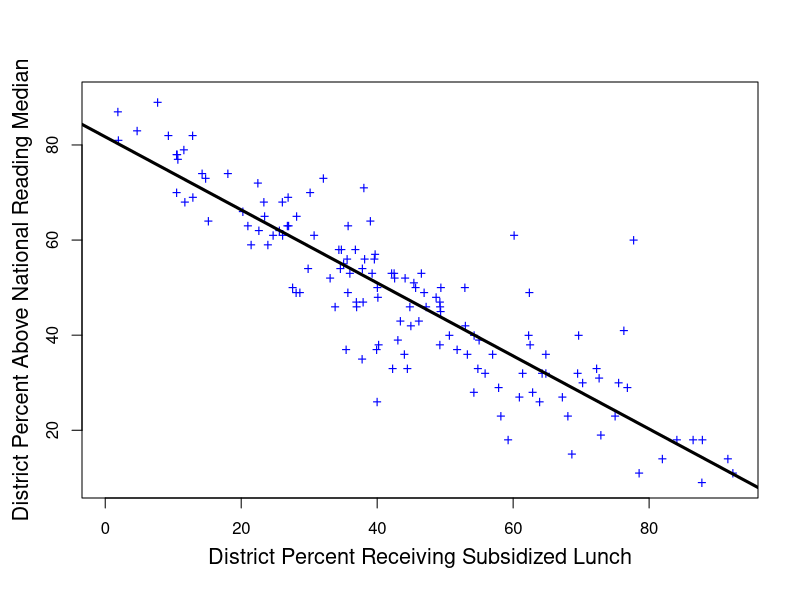
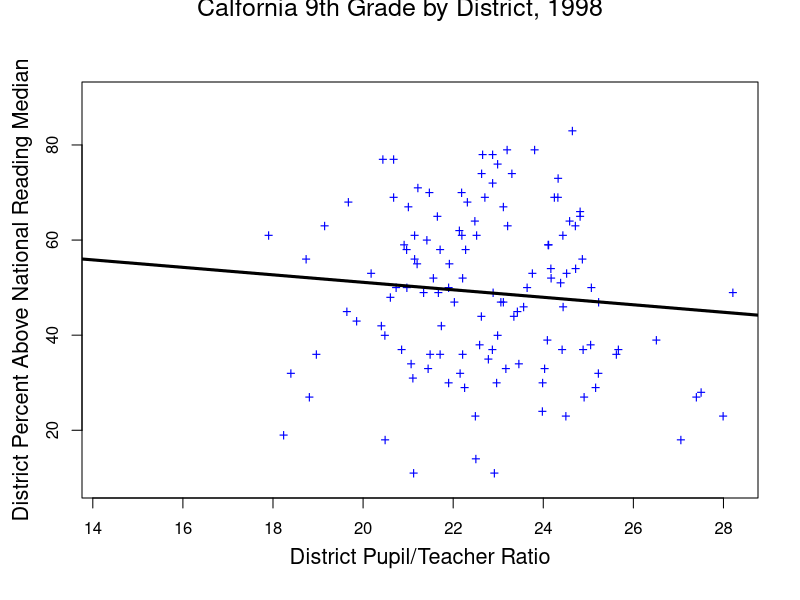
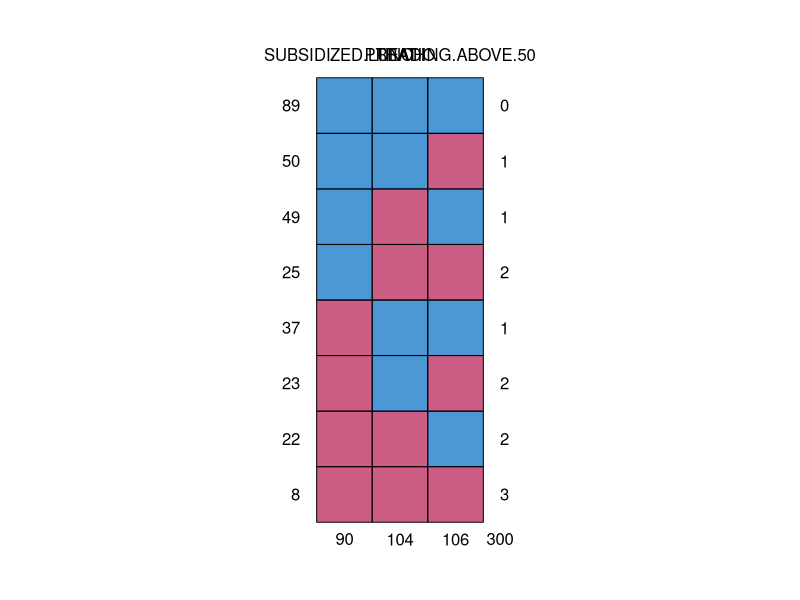

Reproduce these figures in R, in order.
## ---- chunk 1
knitr::opts_chunk$set(echo = TRUE)
## ---- chunk 2
star98.missing <- read.table("star98.missing.dat",header=TRUE)
#par(mfrow=c(1,2),mar=c(3,3,3,3))
plot(star98.missing$SUBSIDIZED.LUNCH,star98.missing$READING.ABOVE.50,pch="+",col="blue", xlab = "", ylab = "")
abline(lm(star98.missing$READING.ABOVE.50~star98.missing$SUBSIDIZED.LUNCH),lwd=3)
mtext(side=1,cex=1.3,line=2.5,"District Percent Receiving Subsidized Lunch")
mtext(side=2,cex=1.3,line=2.5,"District Percent Above National Reading Median")
plot(star98.missing$PTRATIO,star98.missing$READING.ABOVE.50,pch="+",col="blue", xlab = "", ylab = "")
abline(lm(star98.missing$READING.ABOVE.50~star98.missing$PTRATIO),lwd=3)
mtext(side=1,cex=1.3,line=2.5,"District Pupil/Teacher Ratio")
mtext(side=2,cex=1.3,line=2.5,"District Percent Above National Reading Median")
mtext(side=3,cex=1.5,outer=TRUE,line=-1,"Calfornia 9th Grade by District, 1998")


#Determine how much missing data there is:
library(mice)
sum(is.na(star98.missing))/prod(dim(star98.missing))
summary(star98.missing)
#hist(apply(apply(star98.missing, 2, is.na), 1, sum))
#Look at pattern of missingness, 0 implies missing 1 implies not missing
md.pattern(star98.missing)

star98_omit <- na.omit(star98.missing)
lm1 <- lm(star98_omit$READING.ABOVE.50~star98_omit$SUBSIDIZED.LUNCH)
lm2 <- lm(star98_omit$READING.ABOVE.50~star98_omit$PTRATIO)
summary(lm1)
summary(lm2)

## ---- chunk 3
m <- 50
star98.imp <- mice(star98.missing, m)
## ---- chunk 4
star98.mids1 <- lm.mids(star98.missing$READING.ABOVE.50~star98.missing$SUBSIDIZED.LUNCH,
	                      data=star98.imp)
star98.mids2 <- lm.mids(star98.missing$READING.ABOVE.50~star98.missing$PTRATIO,
	                      data=star98.imp)
summary(pool(star98.mids1))
summary(pool(star98.mids2))

## ---- chunk 5
mi <- function(data.mat) {
  for (i in 1:ncol(data.mat)) {
    if (sum(is.na(data.mat[,i])) > 0) {
      print(paste("column",i,"has missing data"))
      mean.col <- mean(data.mat[,i],na.rm=TRUE)
      for (j in 1:nrow(data.mat)) {
        if (is.na(data.mat[j,i]) ==TRUE) data.mat[j,i] <- mean.col
      }
    }
  }
  return(data.mat)
}
